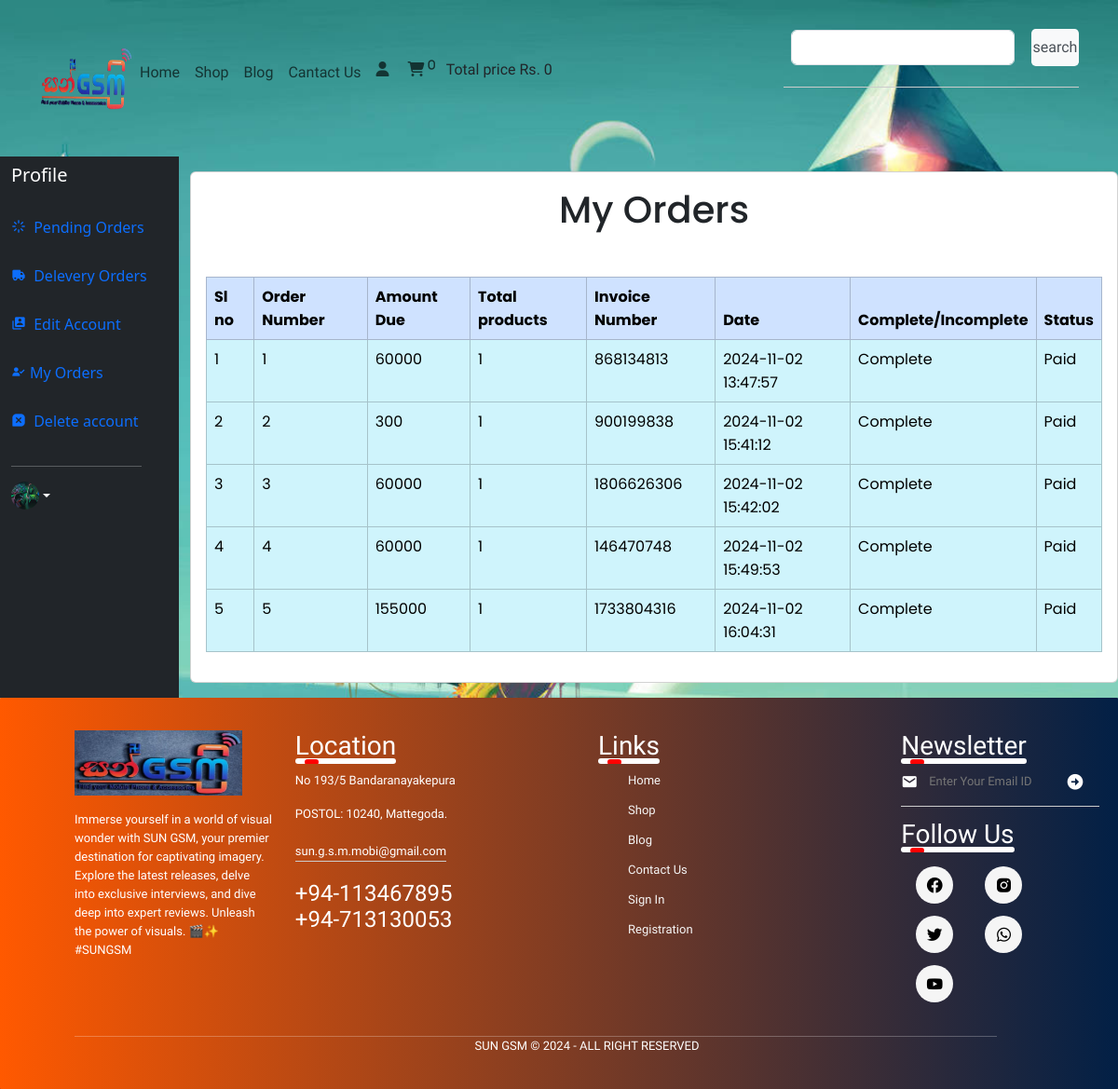
Before: /user_panel/profile.php?my_orders (signed in) with the older database file.
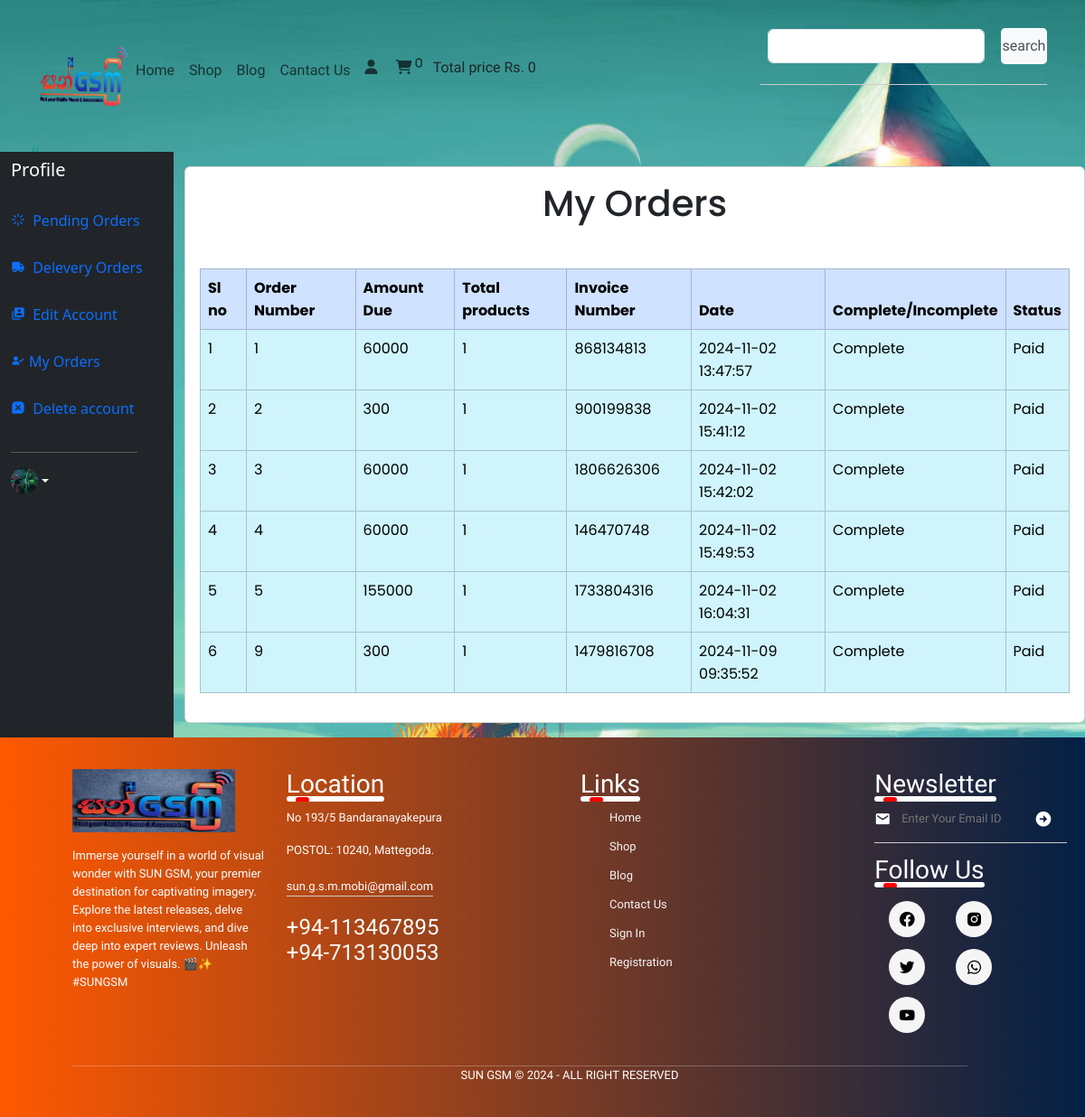
After: the same page with the newer database file.
### tables this page shows
CREATE TABLE `orders` (
  `order_id` int(11) NOT NULL,
  `user_id` int(11) NOT NULL,
  `amount_due` int(255) NOT NULL,
  `invoice_number` int(255) NOT NULL,
  `total_products` int(255) NOT NULL,
  `order_date` timestamp NOT NULL DEFAULT current_timestamp() ON UPDATE current_timestamp(),
  `order_status` varchar(255) NOT NULL,
  `email_sent` tinyint(1) DEFAULT 0,
  `sms_sent` tinyint(1) DEFAULT 0
);

### user_panel/my_orders.php (the view, shortened to what this page needs)
<!DOCTYPE html>
<html lang="en">
<head>
    <link rel="stylesheet" href="https://cdnjs.cloudflare.com/ajax/libs/toastr.js/latest/toastr.min.css"
 />
</head>
<body>
    <?php
    $username = $_SESSION['username'];
    $get_user = "SELECT * FROM `user` WHERE username='$username'";
    $result = mysqli_query($con, $get_user);
    $row_fetch = mysqli_fetch_assoc($result);
    $user_id = $row_fetch['user_id'];
    ?>
    <div class="d-flex justify-content-center" style="border-radius: 15px; font-family:Poppins">
        <div class="card" style="width:100%;">
            <div class="card-body">
                <h1 class="text-center ">My Orders</h1>
                <table class="table table-bordered mt-5 ">
                    <thead class="table-primary">
                        <tr>
                            <th scope="col">Sl no</th>
                            <th scope="col">Order Number</th>
                            <th scope="col">Amount Due</th>
                            <th scope="col">Total products</th>
                            <th scope="col">Invoice Number</th>
                            <th scope="col">Date</th>
                            <th scope="col">Complete/Incomplete</th>
                            <th scope="col">Status</th>
                        </tr>
                    </thead>
                    <tbody>
                        <?php
                        $get_orders_details = "SELECT * FROM `orders` WHERE user_id='$user_id'";
                        $result_orders = mysqli_query($con, $get_orders_details);
                        $sl_order = 1;
                        while ($row_orders = mysqli_fetch_assoc($result_orders)) {
                            $order_id = $row_orders['order_id'];
                            $order_amount_due = $row_orders['amount_due'];
                            $order_invoice_number = $row_orders['invoice_number'];
                            $order_total_products = $row_orders['total_products'];
                            $order_order_date = $row_orders['order_date'];
                            $order_status = $row_orders['order_status'];
                            if ($order_status == 'Complete') {
                                $order_status = "Complete";
                                echo "
        <tr class='table-info'>
            <td>$sl_order</td>
            <td>$order_id</td>
            <td>$order_amount_due</td>
            <td>$order_total_products</td>
            <td>$order_invoice_number</td>
            <td>$order_order_date</td>
            <td>$order_status</td>
            <td>Paid</a></td>
        </tr>";
                                $sl_order++;
                            }
                        }
                        ?>
                    </tbody>
                </table>
            </div>
        </div>
    </div>
</body>
</html>

Changed rows visible on the page:
added orders: order_id "9", amount_due "300", total_products "1", invoice_number "1479816708", order_date "2024-11-09 09:35:52", order_status "Complete"
